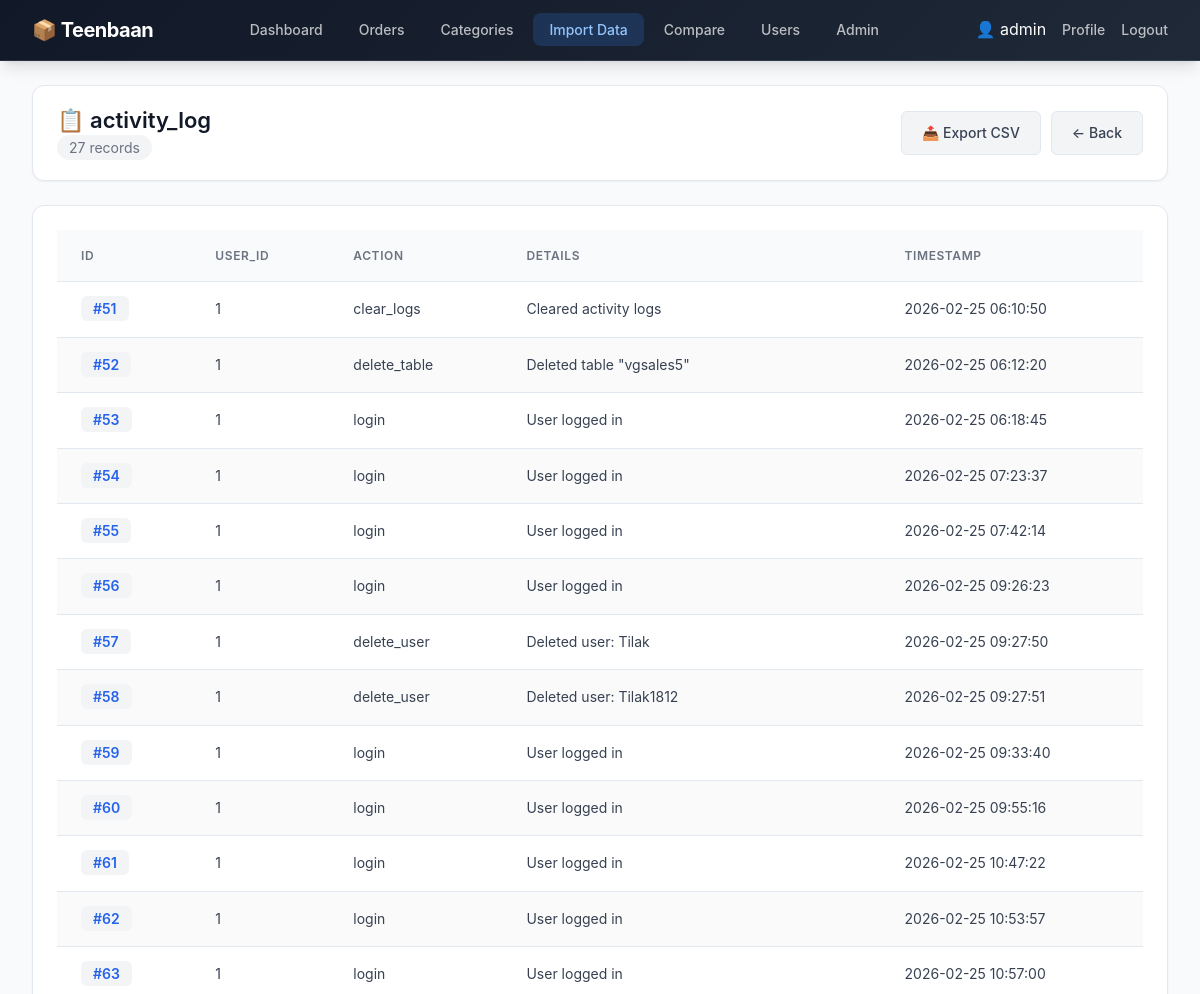
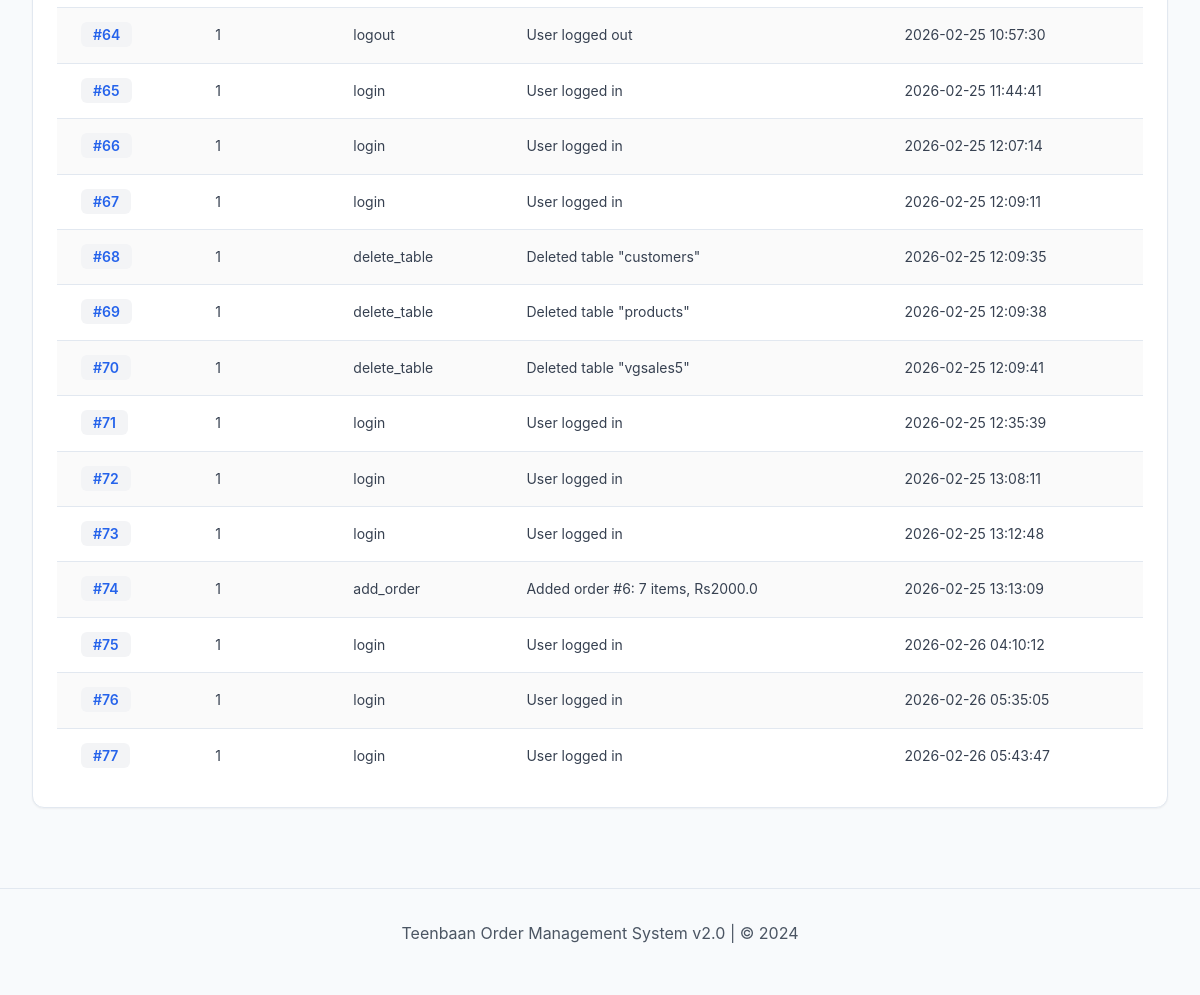
The page /table/activity_log (signed in) on the database as committed earlier (2 pictures, top to bottom).
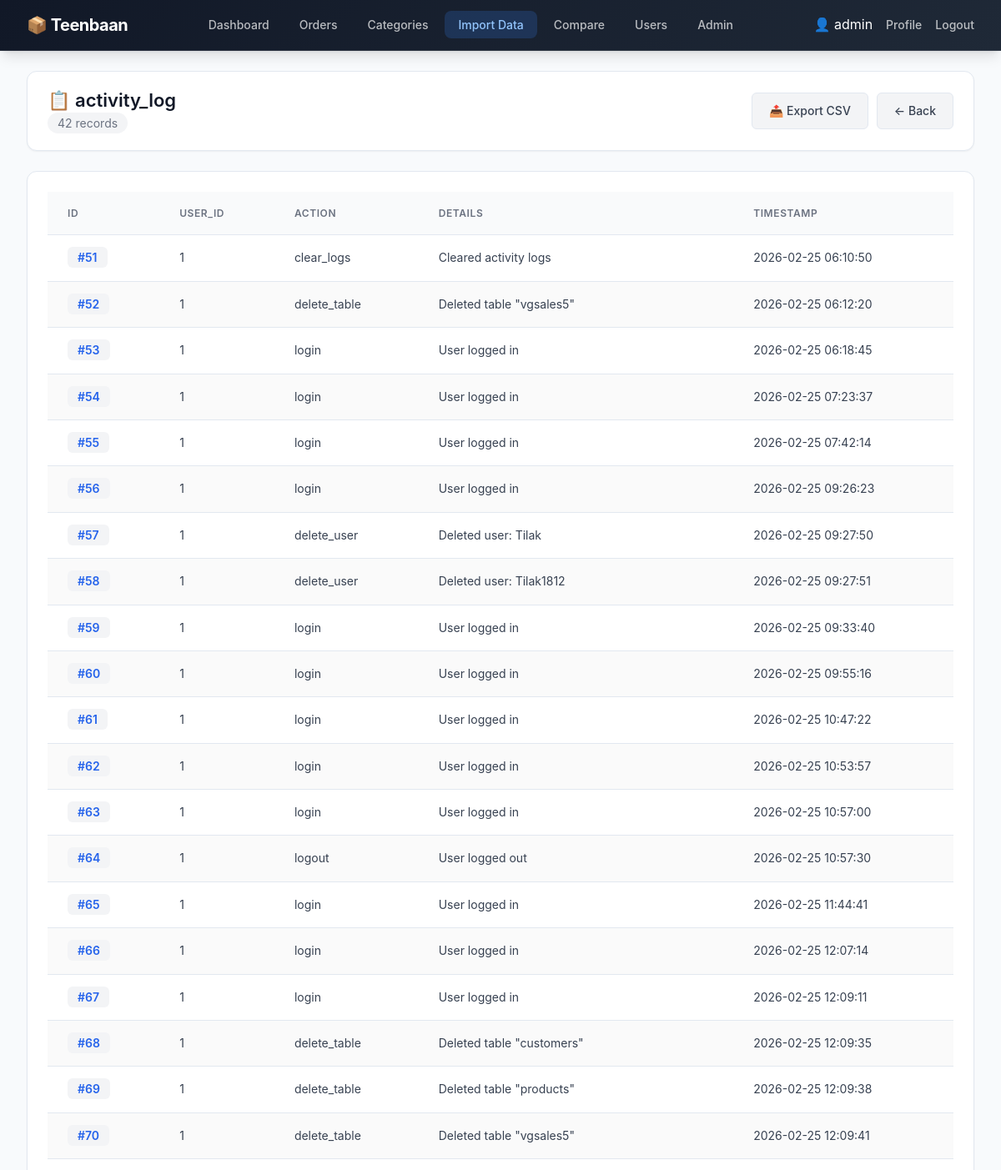
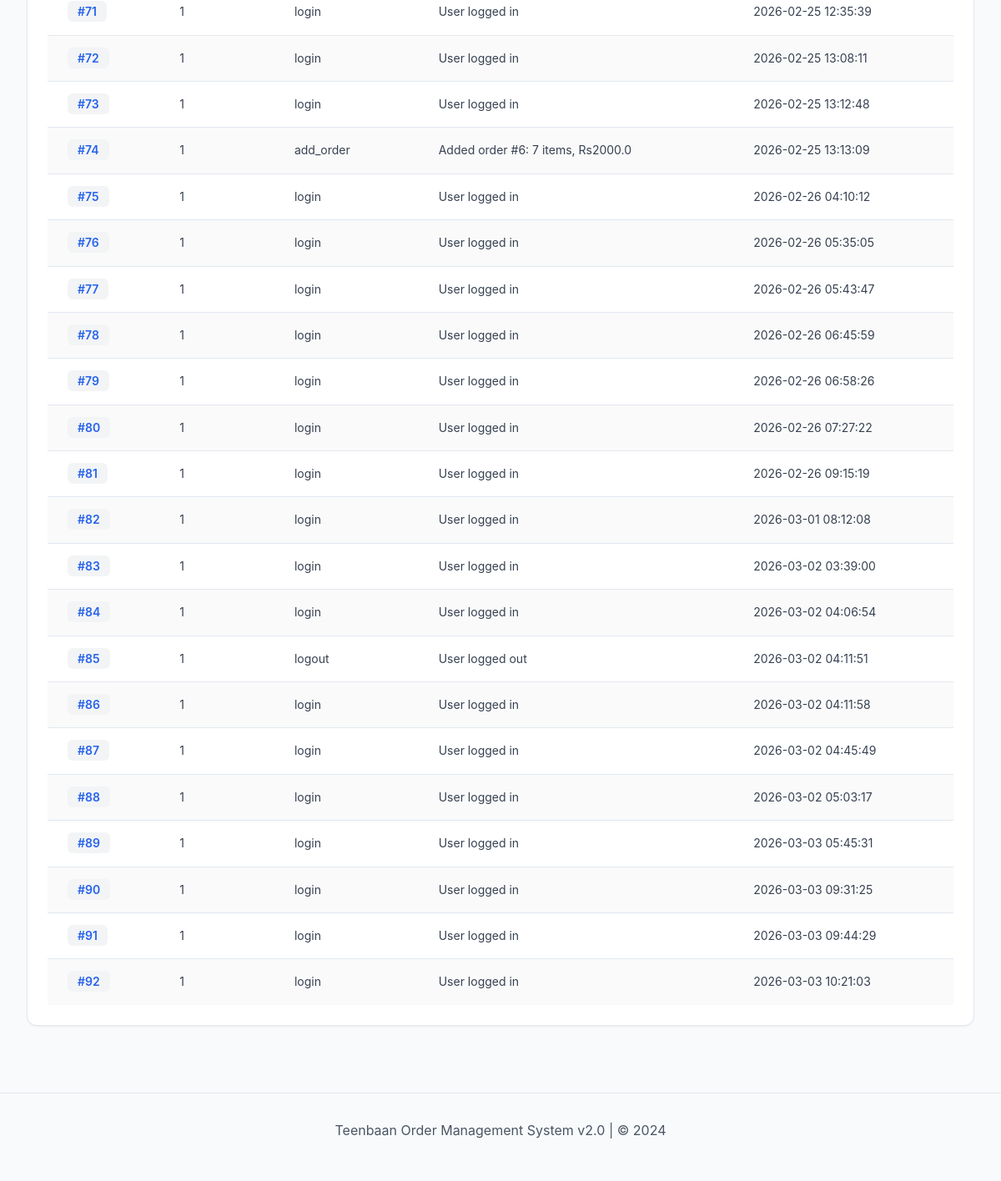
The same page on the database as committed later (2 pictures, top to bottom).
### tables this page shows
CREATE TABLE activity_log (
            id INTEGER PRIMARY KEY AUTOINCREMENT,
            user_id INTEGER,
            action TEXT,
            details TEXT,
            timestamp TIMESTAMP DEFAULT CURRENT_TIMESTAMP
        );

### app.py (the view)
@app.route('/table/<table_name>')
@admin_required
def view_table(table_name):
    try:
        with sqlite3.connect(DATABASE) as conn:
            c = conn.cursor()
            c.execute(f"PRAGMA table_info({table_name})")
            columns = c.fetchall()
            c.execute(f"SELECT * FROM {table_name} LIMIT 100")
            rows = c.fetchall()
            c.execute(f"SELECT COUNT(*) FROM {table_name}")
            total_count = c.fetchone()[0]
        return render_template("view_table.html",
                              table_name=table_name,
                              columns=columns,
                              rows=rows,
                              total_count=total_count)
    except Exception as e:
        flash(f'Error viewing table: {str(e)}', 'error')
        return redirect(url_for('import_data'))

### app.py (called while the page is built)
@app.teardown_appcontext
def close_connection(exception):
    db = getattr(g, '_database', None)
    if db is not None:
        db.close()
        g._database = None

def admin_required(f):
    @wraps(f)
    def decorated_function(*args, **kwargs):
        if 'user_id' not in session:
            flash('Please log in to access this page.', 'error')
            return redirect(url_for('login'))
        if session.get('role') != 'admin':
            flash('Admin access required.', 'error')
            return redirect(url_for('dashboard'))
        return f(*args, **kwargs)
    return decorated_function

### templates/view_table.html (shortened to what this page needs)
{% extends "base.html" %}
{% block content %}
<div class="page-header">
    <div class="header-left">
        <h1>📋 {{ table_name }}</h1>
        <span class="record-count">{{ total_count }} records</span>
    </div>
    <div class="header-actions">
        <a href="{{ url_for('export_table_csv', table_name=table_name) }}" class="btn btn-secondary">📤 Export CSV</a>
        <a href="{{ url_for('import_data') }}" class="btn btn-secondary">← Back</a>
    </div>
</div>
<div class="card">
    <div class="card-body">
        {% if rows %}
        <div class="table-wrapper" style="overflow-x: auto;">
            <table>
                <thead>
                    <tr>
                        <th>ID</th>
                        {% for col in columns %}
                        {% if col[1] != 'id' %}
                        <th>{{ col[1] }}</th>
                        {% endif %}
                        {% endfor %}
                    </tr>
                </thead>
                <tbody>
                    {% for row in rows %}
                    <tr>
                        <td><span class="id-badge">#{{ row[0] }}</span></td>
                        {% for i in range(1, row|length) %}
                        <td>{{ row[i] }}</td>
                        {% endfor %}
                    </tr>
                    {% endfor %}
                </tbody>
            </table>
        </div>
        {% else %}
        <div class="empty-state">
            <div class="empty-icon">📭</div>
            <h3>No Data</h3>
            <p>This table is empty.</p>
        </div>
        {% endif %}
    </div>
</div>
{% endblock %}

Rows that differ between the two databases and show on the page:
added activity_log: id "78", user "1" "login" "User logged in" "2026-02-26 06:45:59"
added activity_log: id "79", user "1" "login" "User logged in" "2026-02-26 06:58:26"
added activity_log: id "80", user "1" "login" "User logged in" "2026-02-26 07:27:22"
added activity_log: id "81", user "1" "login" "User logged in" "2026-02-26 09:15:19"
added activity_log: id "82", user "1" "login" "User logged in" "2026-03-01 08:12:08"
added activity_log: id "83", user "1" "login" "User logged in" "2026-03-02 03:39:00"
added activity_log: id "84", user "1" "login" "User logged in" "2026-03-02 04:06:54"
added activity_log: id "85", user "1" "logout" "User logged out" "2026-03-02 04:11:51"
added activity_log: id "86", user "1" "login" "User logged in" "2026-03-02 04:11:58"
added activity_log: id "87", user "1" "login" "User logged in" "2026-03-02 04:45:49"
added activity_log: id "88", user "1" "login" "User logged in" "2026-03-02 05:03:17"
added activity_log: id "89", user "1" "login" "User logged in" "2026-03-03 05:45:31"
added activity_log: id "90", user "1" "login" "User logged in" "2026-03-03 09:31:25"
added activity_log: id "91", user "1" "login" "User logged in" "2026-03-03 09:44:29"
added activity_log: id "92", user "1" "login" "User logged in" "2026-03-03 10:21:03"
Other text that changed with them:
{{ total_count }}: "27" → "42"
